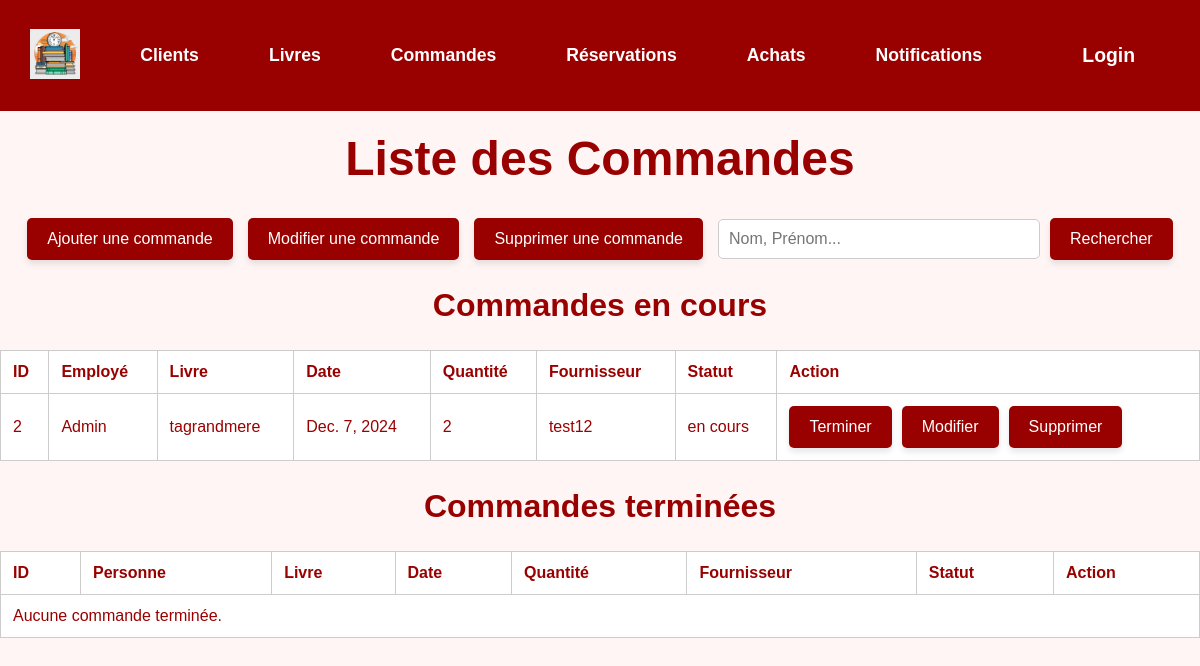
Page /commandes/search/ on the earlier database version.
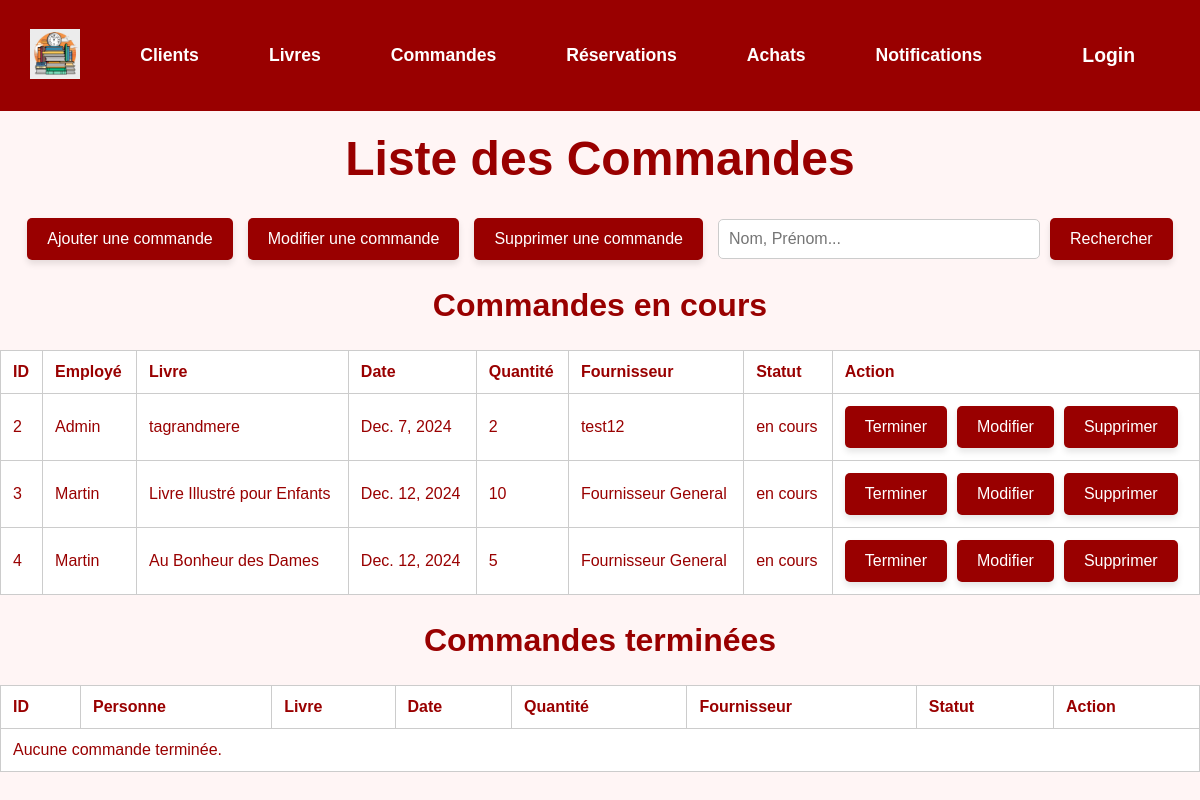
Same page on the later database version.
### gui/models.py (models this page shows, shortened)
class Commander(models.Model):
    STATUT_CHOICES = [
        ('en cours', 'En cours'),
        ('terminé', 'Terminé'),
    ]
    personne = models.ForeignKey(Personne, on_delete=models.CASCADE)
    livre = models.ForeignKey(Livre, on_delete=models.CASCADE)
    date_commande = models.DateField(default=datetime.date.today)
    quantite = models.PositiveIntegerField()
    fournisseur = models.ForeignKey(Fournisseur, null=True, blank=True, on_delete=models.SET_NULL)  # Replace 1 with the actual Fournisseur ID
    statut = models.CharField(max_length=50, choices=STATUT_CHOICES, default='en cours')
    class Meta:
        db_table = 'Commander'

class Personne(AbstractBaseUser, PermissionsMixin):
    nom = models.CharField(max_length=100)
    prenom = models.CharField(max_length=100)
    date_naissance = models.DateField()
    telephone = models.CharField(max_length=15)
    email = models.EmailField(max_length=50, primary_key=True)  # Champ unique pour l'identification
    date_creation = models.DateField(auto_now_add=True)
    solde = models.DecimalField(max_digits=10, decimal_places=2)
    adresse = models.ForeignKey('Adresse', on_delete=models.CASCADE)
    role = models.ForeignKey('Role', on_delete=models.CASCADE)
    is_active = models.BooleanField(default=True)
    is_staff = models.BooleanField(default=False)
    is_superuser = models.BooleanField(default=False)
    objects = PersonneManager()
    USERNAME_FIELD = 'email'  # Utiliser l'email comme identifiant unique
    REQUIRED_FIELDS = ['nom', 'prenom']
    class Meta:
        db_table = 'Personne'
    from decimal import Decimal  # Import pour des calculs précis

class Livre(models.Model):
    isbn13 = models.CharField(max_length=13, primary_key=True)
    titre = models.CharField(max_length=255)
    type = models.CharField(max_length=50, blank=True, null=True)
    genre_litteraire = models.CharField(max_length=100,blank=True, null=True)
    sous_genre = models.CharField(max_length=100,blank=True, null=True)
    langue = models.CharField(max_length=50,blank=True, null=True)
    format = models.CharField(max_length=50,blank=True, null=True)
    nombre_pages = models.IntegerField(blank=True,null=True)
    dimensions = models.CharField(max_length=50,blank=True,null=True)
    date_parution = models.DateField(blank=True,null=True)
    localisation = models.CharField(max_length=100,blank=True,null=True)
    synopsis = models.TextField(blank=True,null=True)
    prix = models.DecimalField(max_digits=10, decimal_places=2, default=Decimal('0.00'))
    url_reference = models.URLField(blank=True, null=True)
    quantite_disponible = models.PositiveIntegerField()
    quantite_minimale = models.PositiveIntegerField(default=1)
    editeur = models.ForeignKey(Editeur, on_delete=models.CASCADE)
    contributeurs = models.ManyToManyField(Contributeur)
    class Meta:
        db_table = 'Livre'

class Fournisseur(models.Model):
    nom_fournisseur = models.CharField(max_length=100)
    adresses = models.ManyToManyField(
        'Adresse',
        through='FournisseurAdresse',
        related_name='fournisseurs'
    )
    class Meta:
        db_table = 'Fournisseur'
    def __str__(self):
        return self.nom_fournisseur

### gui/views.py (the view, shortened to what this page needs)
# urls.py: path('commandes/search/', CommanderResearch.as_view(), name='commandes_research'),
class CommanderResearch(ListView):
    model = Commander
    template_name = 'gui/lister_commandes.html'
    context_object_name = 'commandes'
    def get_queryset(self):
        search_query = self.request.GET.get('search', '')
        sort_by = self.request.GET.get('sort_by', 'date_commande')
        order = self.request.GET.get('order', 'asc')
        sort_prefix = '' if order == 'asc' else '-'
        query = Q()
        commandes_en_cours = Commander.objects.filter(statut='en cours').filter(query)
        commandes_terminees = Commander.objects.filter(statut='terminé').filter(query)
        commandes_en_cours = commandes_en_cours.order_by(f"{sort_prefix}{sort_by}")
        commandes_terminees = commandes_terminees.order_by(f"{sort_prefix}{sort_by}")
        return commandes_en_cours, commandes_terminees
    def get_context_data(self, **kwargs):
        context = super().get_context_data(**kwargs)
        commandes_en_cours, commandes_terminees = self.get_queryset()
        context['commandes_en_cours'] = commandes_en_cours
        context['commandes_terminees'] = commandes_terminees
        return context

### templates/gui/lister_commandes.html (shortened to what this page needs)
{% load static %}
<!DOCTYPE html>
<html lang="fr">
<head>
</head>
<body>
    {% include 'gui/navbar.html' %}
    <h1 style="color: #990000; text-align: center; font-size: 3em; margin-top: 20px;">Liste des Commandes</h1>
    <div class="action-bar">
        <a href="/commandes/create/" class="button">Ajouter une commande</a>
        <a href="/commandes/saisir_commande_ID/" class="button">Modifier une commande</a>
        <a href="{% url 'commandes_delete' %}" class="button">Supprimer une commande</a>
        <form method="GET" action="{% url 'commandes_research' %}" style="display: inline-flex; align-items: center; gap: 10px;">
            <input type="text" id="search" name="search" placeholder="Nom, Prénom..." value="{{ request.GET.search }}">
            <button type="submit" class="button">Rechercher</button>
        </form>
    </div>
    <h2 style="color: #990000; text-align: center; font-size: 2em;">Commandes en cours</h2>
    <table>
        <thead>
            <tr>
                <th><a href="?sort_by=id&order={% if request.GET.sort_by == 'id' and request.GET.order == 'asc' %}desc{% else %}asc{% endif %}">ID</a></th>
                <th><a href="?sort_by=personne&order={% if request.GET.order == 'asc' %}desc{% else %}asc{% endif %}">Employé</a></th>
                <th><a href="?sort_by=livre&order={% if request.GET.order == 'asc' %}desc{% else %}asc{% endif %}">Livre</a></th>
                <th><a href="?sort_by=date_commande&order={% if request.GET.sort_by == 'quantite' and request.GET.sort_by == 'date' and request.GET.order == 'asc' %}desc{% else %}asc{% endif %}">Date</a></th>
                <th><a href="?sort_by=quantite&order={% if request.GET.order == 'asc' %}desc{% else %}asc{% endif %}">Quantité</a></th>
                <th><a href="?sort_by=fournisseur&order={% if request.GET.order == 'asc' %}desc{% else %}asc{% endif %}">Fournisseur</a></th>
                <th><a href="?sort_by=statut&order={% if request.GET.order == 'asc' %}desc{% else %}asc{% endif %}">Statut</a></th>
                <th>Action</th>
            </tr>
        </thead>
        <tbody>
            {% for commande in commandes_en_cours %}
            <tr>
                <td>{{ commande.id }}</td>
                <td>{{ commande.personne.nom }}</td>
                <td>{{ commande.livre.titre }}</td>
                <td>{{ commande.date_commande }}</td>
                <td>{{ commande.quantite }}</td>
                <td>{{ commande.fournisseur }}</td>
                <td>{{ commande.statut }}</td>
                <td>
                    <div class="action-buttons">
                        <form method="POST" action="{% url 'terminer_commande' commande.id %}">
                            <button type="submit" class="btn-action">Terminer</button>
                        </form>
                        <a href="{% url 'commandes_update' commande.id %}" class="btn-warning">Modifier</a>
                        <a href="{% url 'commandes_with_ID_delete' pk=commande.id %}" class="button">Supprimer</a>
                    </div>
                </td>
            </tr>
            {% empty %}
            <tr class="empty-message">
                <td colspan="8">Aucune commande en cours.</td>
            </tr>
            {% endfor %}
        </tbody>
    </table>
    <h2 style="color: #990000; text-align: center; font-size: 2em;">Commandes terminées</h2>
    <table>
        <thead>
            <tr>
                <th><a href="?sort_by=id&order={% if request.GET.order == 'asc' %}desc{% else %}asc{% endif %}">ID</a></th>
                <th><a href="?sort_by=personne&order={% if request.GET.order == 'asc' %}desc{% else %}asc{% endif %}">Personne</a></th>
                <th><a href="?sort_by=livre&order={% if request.GET.order == 'asc' %}desc{% else %}asc{% endif %}">Livre</a></th>
                <th><a href="?sort_by=date_commande&order={% if request.GET.order == 'asc' %}desc{% else %}asc{% endif %}">Date</a></th>
                <th><a href="?sort_by=quantite&order={% if request.GET.order == 'asc' %}desc{% else %}asc{% endif %}">Quantité</a></th>
                <th><a href="?sort_by=fournisseur&order={% if request.GET.order == 'asc' %}desc{% else %}asc{% endif %}">Fournisseur</a></th>
                <th><a href="?sort_by=statut&order={% if request.GET.order == 'asc' %}desc{% else %}asc{% endif %}">Statut</a></th>
                <th>Action</th>
            </tr>
        </thead>
        <tbody>
            {% for commande in commandes_terminees %}
            <tr>
                <td>{{ commande.id }}</td>
                <td>{{ commande.personne.nom }}</td>
                <td>{{ commande.livre.titre }}</td>
                <td>{{ commande.date_commande }}</td>
                <td>{{ commande.quantite }}</td>
                <td>{{ commande.fournisseur }}</td>
                <td>{{ commande.statut }}</td>
                <td>
                    <div class="action-buttons">
                        <a href="{% url 'commandes_update' commande.id %}" class="btn-warning">Modifier</a>
                        <a href="{% url 'commandes_with_ID_delete' pk=commande.id %}" class="button">Supprimer</a>
                    </div>
                </td>
            </tr>
            {% empty %}
            <tr class="empty-message">
                <td colspan="8">Aucune commande terminée.</td>
            </tr>
            {% endfor %}
        </tbody>
    </table>
</body>
</html>

### templates/gui/navbar.html (shortened to what this page needs)
{% load static %}
<header>
    <a href="{% url 'homepage' %}">
        <img src="{% static 'images/logo_mdd.webp' %}" alt="Logo" class="logo">
    </a>
    <nav class="navbar">
        <a href="{% url 'personnes_list' %}" class="nav-button">Clients</a>
        <a href="{% url 'livres_list' %}" class="nav-button">Livres</a>
        <a href="{% url 'commandes_list' %}" class="nav-button">Commandes</a>
        <a href="{% url 'reservations_list' %}" class="nav-button">Réservations</a>
        <a href="{% url 'achats_list' %}" class="nav-button">Achats</a>
        <a href="{% url 'notifications_list' %}" class="nav-button">Notifications</a>
    </nav>
    <div class="user-info">
        {% if user.is_authenticated %}
            Bonjour, {{ user.prenom }} | <a href="{% url 'logout' %}" class="nav-button">Logout</a>
        {% else %}
            <a href="{% url 'login' %}" class="nav-button">Login</a>
        {% endif %}
    </div>
</header>

### templates/gui/lister_commandes.html (style rules this page uses)
body { font-family: Arial, sans-serif; background-color: #fff5f5; color: #990000; margin: 0; padding: 0; }
.navbar { display: flex; justify-content: center; background-color: #cc0000; padding: 10px 0; }
.action-bar { display: flex; justify-content: center; align-items: center; gap: 15px; margin: 20px 0; }
.action-bar a, .action-bar button { background-color: #990000; color: white; padding: 12px 20px; font-size: 1em; text-decoration: none; border: none; border-radius: 5px; cursor: pointer; box-shadow: 0 4px 6px rgba(0, 0, 0, 0.1); transition: background-color 0.3s, transform 0.2s; }
input[type="text"] { padding: 10px; font-size: 1em; border: 1px solid #ccc; border-radius: 5px; width: 300px; }
table { width: 100%; border-collapse: collapse; margin-top: 20px; border: 1px solid #ccc; }
th, td { padding: 12px; text-align: left; border: 1px solid #ccc; }
th a { color: #990000; text-decoration: none; }
th { background-color: #ffffff; color: #990000; }
td { background-color: #fff; }
tr:nth-child(even) { background-color: #f9f9f9; }
.empty-message { text-align: center; color: #990000; }
.action-buttons { display: flex; justify-content: flex-start; gap: 10px; align-items: center; }
.action-buttons button, .action-buttons a { background-color: #990000; color: white; padding: 12px 20px; font-size: 1em; text-decoration: none; border: none; border-radius: 5px; cursor: pointer; box-shadow: 0 4px 6px rgba(0, 0, 0, 0.1); transition: background-color 0.3s, transform 0.2s; }
.btn-warning { background-color: #FF9800; }

### templates/gui/navbar.html (style rules this page uses)
header { display: flex; flex-direction: row; justify-content: space-between; align-items: center; padding: 20px 30px; background-color: #990000; color: white; }
.logo { height: 50px; }
.user-info { font-size: 1.1em; }
.user-info a { color: white; text-decoration: none; margin-left: 15px; font-weight: bold; }
.navbar { display: flex; justify-content: center; width: 100%; margin: 0; background-color: #990000; }
.nav-button { background-color: #990000; color: white; padding: 15px 25px; text-decoration: none; text-align: center; font-size: 1.1em; margin: 0 10px; border: none; display: inline-block; font-weight: bold; transition: background-color 0.3s, transform 0.2s ease-in-out; }

Differences in the rows shown:
added Commander: id "3", personne.nom "Martin", livre.titre "Livre Illustré pour Enfants", date_commande "Dec. 12, 2024", quantite "10", fournisseur "Fournisseur General", statut "en cours"
added Commander: id "4", personne.nom "Martin", livre.titre "Au Bonheur des Dames", date_commande "Dec. 12, 2024", quantite "5", fournisseur "Fournisseur General", statut "en cours"
